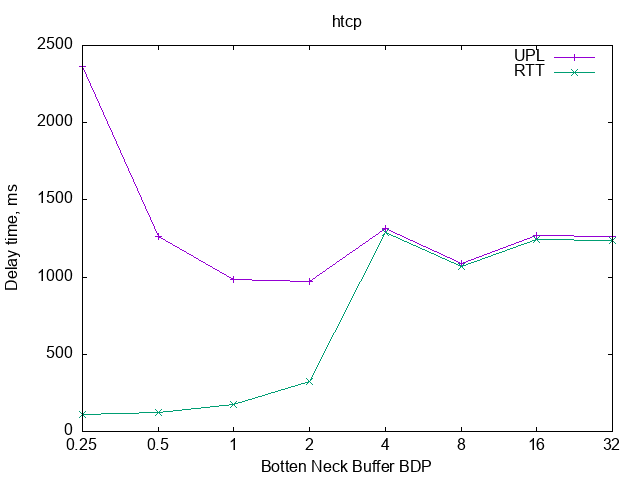

Here is the gnuplot script that generated this plot:
set term png
set output 'htcp.png' 

set key fixed right top vertical Right noreverse noenhanced autotitle nobox
set style data linespoints
set xlabel "Botten Neck Buffer BDP"
set ylabel "Delay time, ms"
        
set title 'htcp'
plot 'htcp.dat' using 2:xtic(1) title columnheader(2), for [i=3:3] '' using i title columnheader(i)
